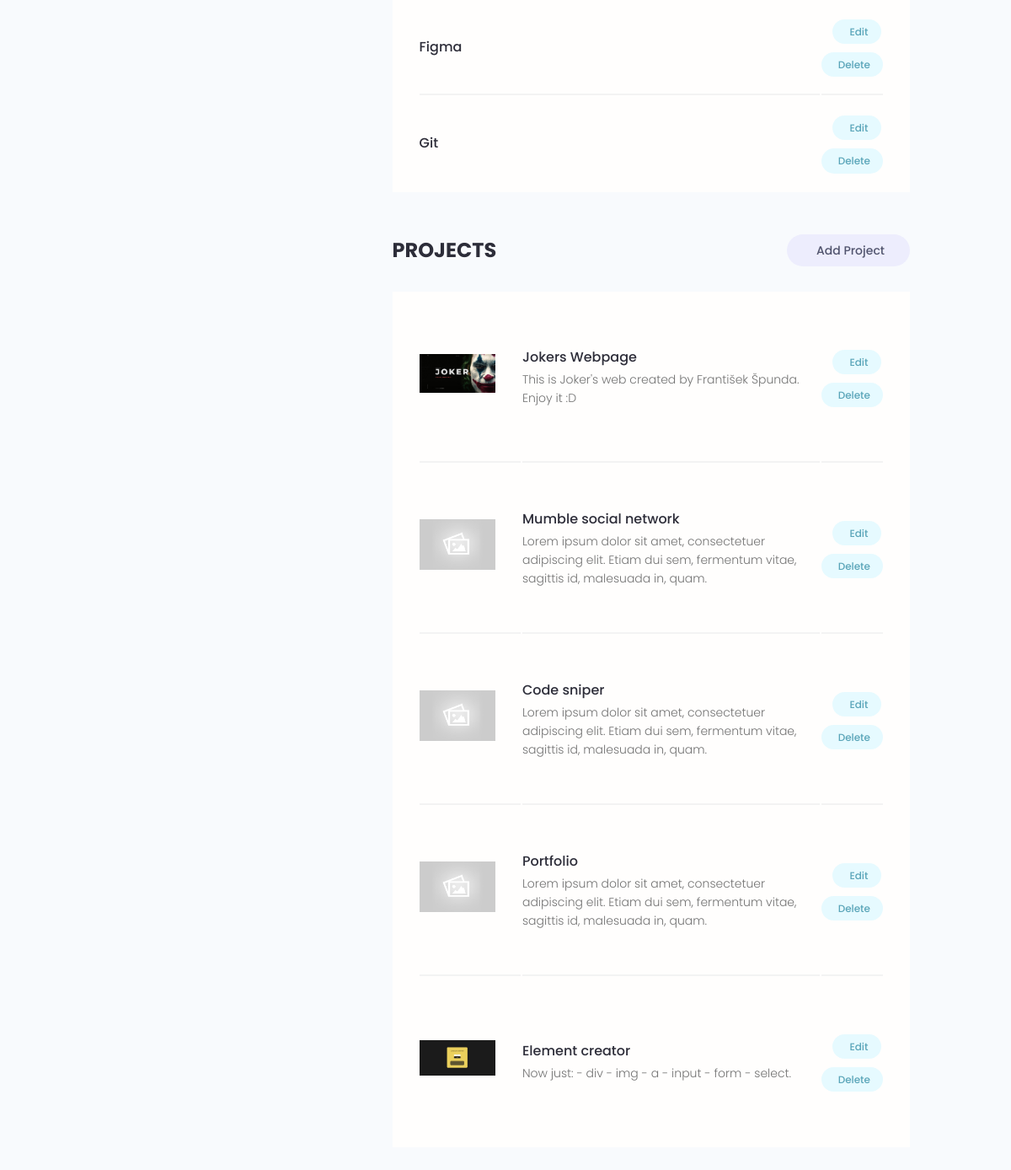
Page /account/ (signed in, lower part) on the earlier database version.
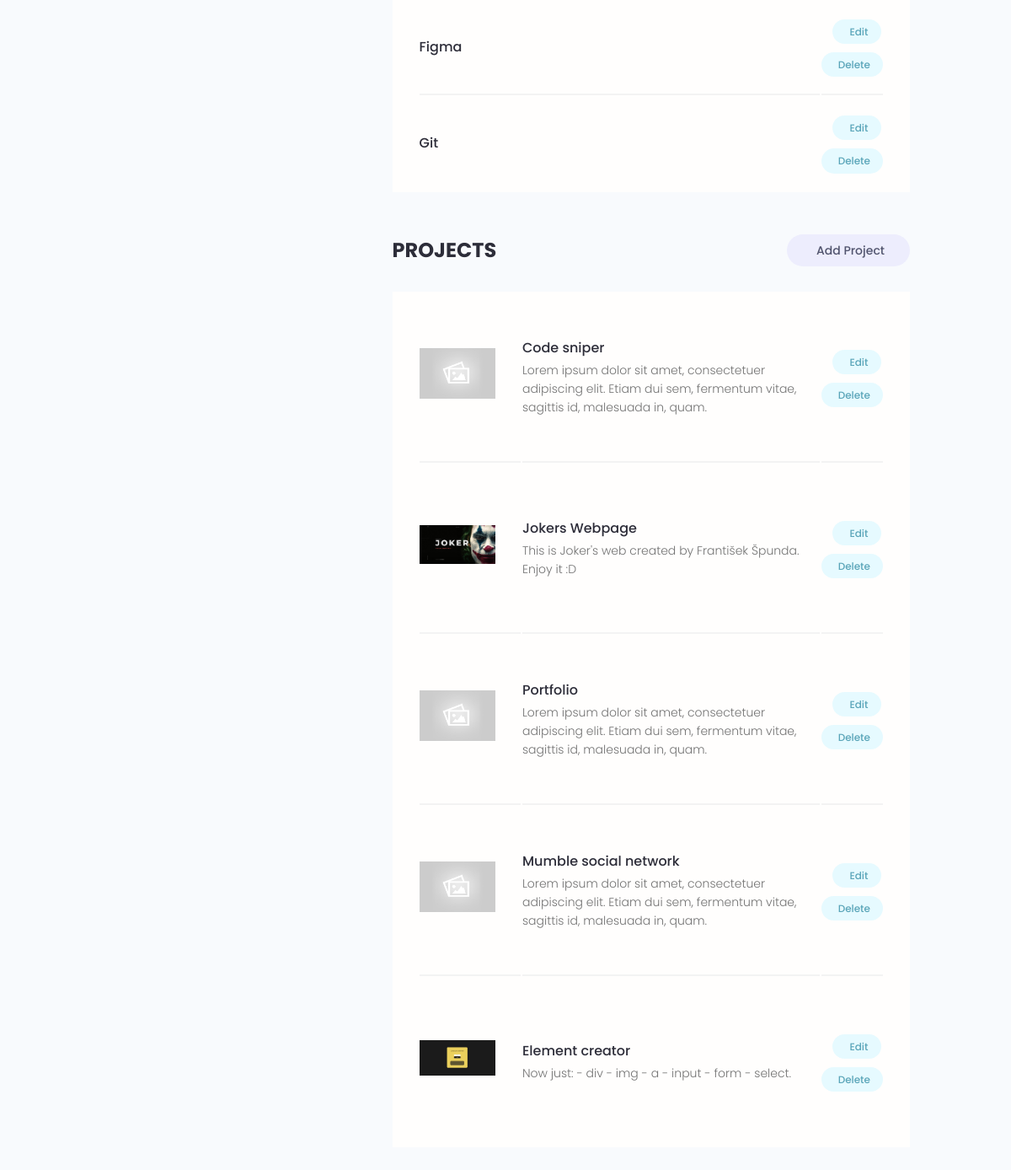
Same page on the later database version.
### users/models.py (models this page shows, shortened)
class Skill(models.Model):
    owner = models.ForeignKey(Profile, on_delete=models.CASCADE, null=True, blank=True)
    name = models.CharField(max_length=200, blank=True, null=True)
    description = models.TextField(null=True, blank=True)
    created = models.DateTimeField(auto_now_add=True)
    id = models.UUIDField(default=uuid.uuid4, unique=True, primary_key=True, editable=False)

### projects/models.py (models this page shows, shortened)
class Project(models.Model):
    owner = models.ForeignKey(Profile, null=True, blank=True, on_delete=models.CASCADE)
    title = models.CharField(max_length=200)
    description = models.TextField(null=True, blank=True)
    featured_image = models.ImageField(null=True, blank=True, default='default.jpg')
    demo_link = models.CharField(max_length=2000, null=True, blank=True)
    source_link = models.CharField(max_length=2000, null=True, blank=True)
    tags = models.ManyToManyField('Tag', blank=True)
    vote_total = models.IntegerField(default=0, null=True, blank=True)
    vote_ratio = models.IntegerField(default=0, null=True, blank=True)
    created = models.DateTimeField(auto_now_add=True)
    id = models.UUIDField(default=uuid.uuid4, unique=True, primary_key=True, editable=False)
    class Meta:
        ordering = ['-vote_ratio', '-vote_total', 'title']
    @property
    def imageURL(self):
        try:
            url = self.featured_image.url
        except:
            url = ''
        return url

### users/views.py (the view)
# urls.py: path('account/', views.userAccount, name='account'),
@login_required(login_url='login')
def userAccount(request):
    profile = request.user.profile
    skills = profile.skill_set.all()
    projects = profile.project_set.all()
    context = {'profile': profile, 'skills': skills, 'projects': projects}
    return render(request, 'users/account.html', context)

### users/models.py (called while the page is built)
    @property
    def imageURL(self):
        try:
            url = self.profile_image.url
        except:
            url = ''
        return url

### users/templates/users/account.html (shortened to what this page needs)
{% extends 'main.html' %}
{% block content %}
<main class="settingsPage profile my-md">
    <div class="container">
        <div class="layout">
        <div class="column column--1of3">
        </div>
        <div class="column column--2of3">
            <table class="settings__table">
            {% for skill in skills %}
            <tr>
                <td class="settings__tableInfo">
                    <h4>{{ skill.name }}</h4>
                </td>
                <td class="settings__tableActions">
                    <a class="tag tag--pill tag--main settings__btn" href="{% url 'update-skill' skill.id %}"> Edit</a>
                    <a class="tag tag--pill tag--main settings__btn" href="{% url 'delete-skill' skill.id %}?next=/account"> Delete</a>
                </td>
            </tr>
            {% endfor %}
            </table>
            <div class="settings">
            <h3 class="settings__title">Projects</h3>
            <a class="tag tag--pill tag--sub settings__btn tag--lg" href="{% url 'create-project' %}"> Add Project</a>
            </div>
            <table class="settings__table">
            {% for project in projects %}
            <tr>
                <td class="settings__thumbnail">
                <a href="{% url 'project' project.id %}"><img src="{{ project.imageURL }}" alt="Project Thumbnail" /></a>
                </td>
                <td class="settings__tableInfo">
                <a href="{% url 'project' project.id %}">{{ project.title }}</a>
                <p>{{ project.description|slice:'150' }}</p>
                </td>
                <td class="settings__tableActions">
                <a class="tag tag--pill tag--main settings__btn" href="{% url 'update-project' project.id %}"> Edit</a>
                <a class="tag tag--pill tag--main settings__btn" href="{% url 'delete-project' project.id %}?next=/account"> Delete</a>
                </td>
            </tr>
            {% endfor %}
            </table>
        </div>
        </div>
    </div>
</main>
{% endblock content %}

Differences in the rows shown:
changed Project "Code sniper": moves up the list
changed Project "Portfolio": moves up the list
